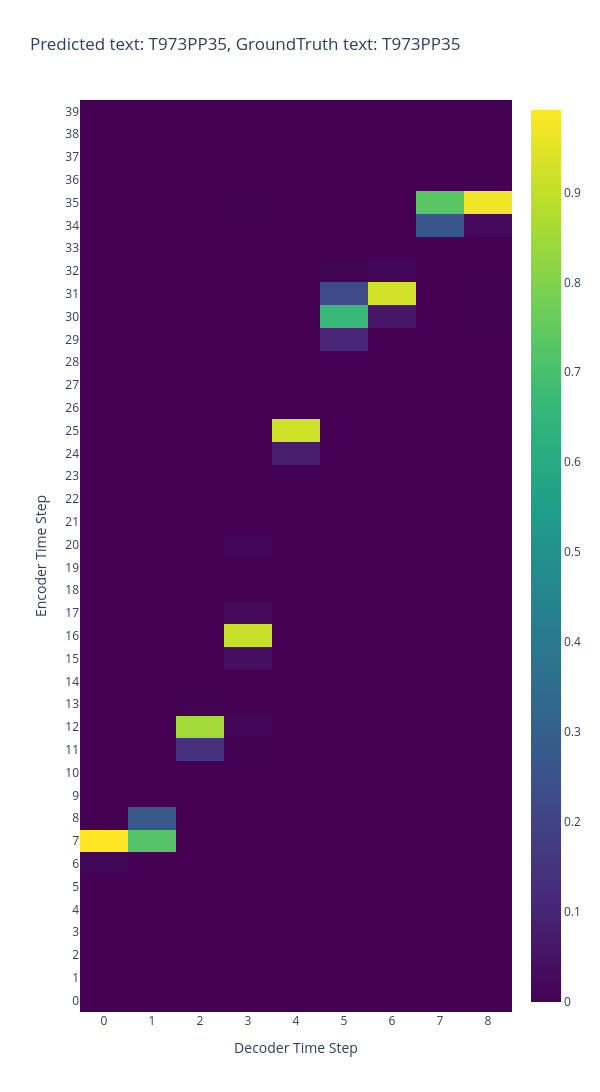
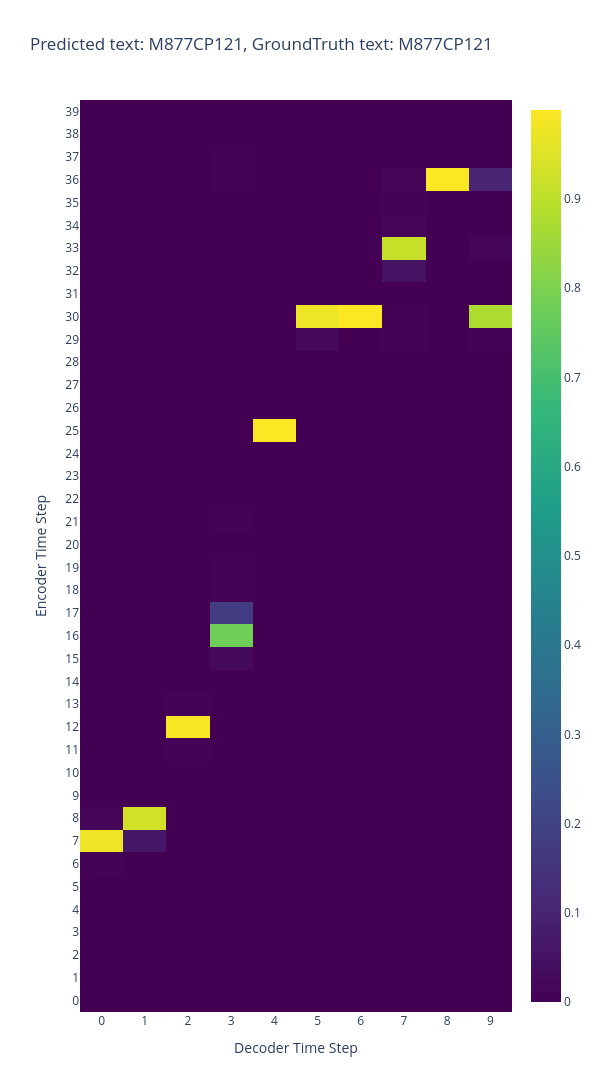
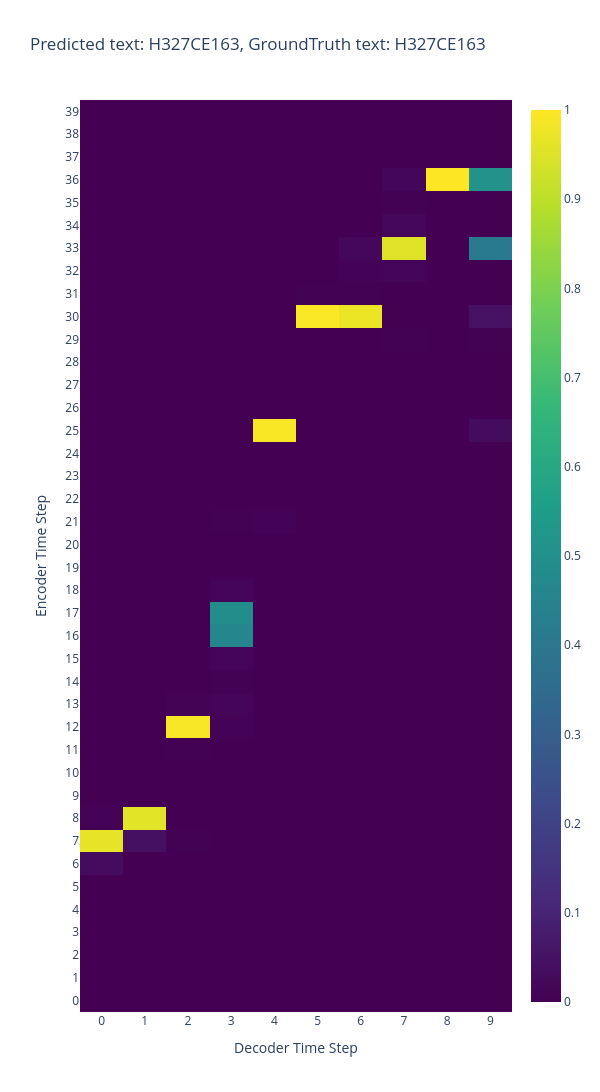
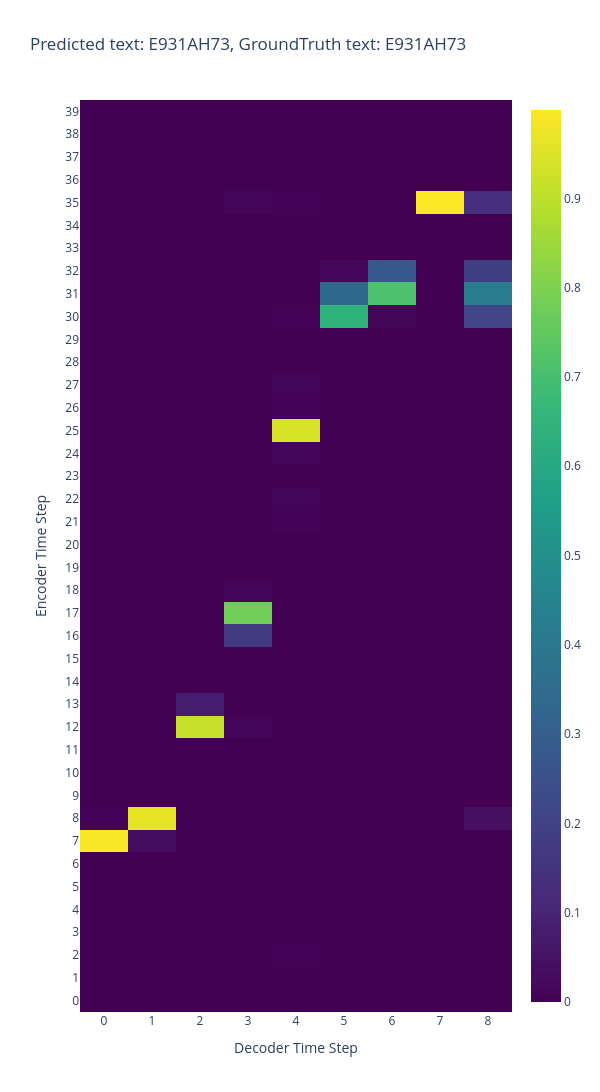

Notebook cell for these charts, in order:
### Code cell
from random import sample

for prediction_text, ground_truth_text, prediction_weights in  sample( list(zip(prediction_text_s, ground_truth_text_s, prediction_weights_s)), k=5):
    plot_attention(prediction_weights, f'Predicted text: {prediction_text}, GroundTruth text: {ground_truth_text}')

### Figure 1 — Plotly figure (JSON) as saved in the notebook; plotly's stock layout.template omitted (floating-point values rounded to 4 significant figures; data arrays with more than 128 entries replaced by an {"elided": "..."} marker saying what was removed)
{"data": [{"colorscale": [[0, "#440154"], [0.1111, "#482878"], [0.2222, "#3e4989"], [0.3333, "#31688e"], [0.4444, "#26828e"], [0.5556, "#1f9e89"], [0.6667, "#35b779"], [0.7778, "#6ece58"], [0.8889, "#b5de2b"], [1, "#fde725"]], "showscale": true, "type": "heatmap", "z": {"elided": "40x9 float values"}}], "layout": {"height": 1200, "title": {"text": "Predicted text: T973PP35, GroundTruth text: T973PP35"}, "width": 600, "xaxis": {"tickmode": "array", "ticktext": ["0", "1", "2", "3", "4", "5", "6", "7", "8"], "tickvals": [0, 1, 2, 3, 4, 5, 6, 7, 8], "title": {"text": "Decoder Time Step"}}, "yaxis": {"tickmode": "array", "ticktext": ["0", "1", "2", "3", "4", "5", "6", "7", "8", "9", "10", "11", "12", "13", "14", "15", "16", "17", "18", "19", "20", "21", "22", "23", "24", "25", "26", "27", "28", "29", "30", "31", "32", "33", "34", "35", "36", "37", "38", "39"], "tickvals": [0, 1, 2, 3, 4, 5, 6, 7, 8, 9, 10, 11, 12, 13, 14, 15, 16, 17, 18, 19, 20, 21, 22, 23, 24, 25, 26, 27, 28, 29, 30, 31, 32, 33, 34, 35, 36, 37, 38, 39], "title": {"text": "Encoder Time Step"}}}}

### Figure 2 — Plotly figure (JSON) as saved in the notebook; plotly's stock layout.template omitted (floating-point values rounded to 4 significant figures; data arrays with more than 128 entries replaced by an {"elided": "..."} marker saying what was removed)
{"data": [{"colorscale": [[0, "#440154"], [0.1111, "#482878"], [0.2222, "#3e4989"], [0.3333, "#31688e"], [0.4444, "#26828e"], [0.5556, "#1f9e89"], [0.6667, "#35b779"], [0.7778, "#6ece58"], [0.8889, "#b5de2b"], [1, "#fde725"]], "showscale": true, "type": "heatmap", "z": {"elided": "40x10 float values"}}], "layout": {"height": 1200, "title": {"text": "Predicted text: M877CP121, GroundTruth text: M877CP121"}, "width": 600, "xaxis": {"tickmode": "array", "ticktext": ["0", "1", "2", "3", "4", "5", "6", "7", "8", "9"], "tickvals": [0, 1, 2, 3, 4, 5, 6, 7, 8, 9], "title": {"text": "Decoder Time Step"}}, "yaxis": {"tickmode": "array", "ticktext": ["0", "1", "2", "3", "4", "5", "6", "7", "8", "9", "10", "11", "12", "13", "14", "15", "16", "17", "18", "19", "20", "21", "22", "23", "24", "25", "26", "27", "28", "29", "30", "31", "32", "33", "34", "35", "36", "37", "38", "39"], "tickvals": [0, 1, 2, 3, 4, 5, 6, 7, 8, 9, 10, 11, 12, 13, 14, 15, 16, 17, 18, 19, 20, 21, 22, 23, 24, 25, 26, 27, 28, 29, 30, 31, 32, 33, 34, 35, 36, 37, 38, 39], "title": {"text": "Encoder Time Step"}}}}

### Figure 3 — Plotly figure (JSON) as saved in the notebook; plotly's stock layout.template omitted (floating-point values rounded to 4 significant figures; data arrays with more than 128 entries replaced by an {"elided": "..."} marker saying what was removed)
{"data": [{"colorscale": [[0, "#440154"], [0.1111, "#482878"], [0.2222, "#3e4989"], [0.3333, "#31688e"], [0.4444, "#26828e"], [0.5556, "#1f9e89"], [0.6667, "#35b779"], [0.7778, "#6ece58"], [0.8889, "#b5de2b"], [1, "#fde725"]], "showscale": true, "type": "heatmap", "z": {"elided": "40x10 float values"}}], "layout": {"height": 1200, "title": {"text": "Predicted text: H327CE163, GroundTruth text: H327CE163"}, "width": 600, "xaxis": {"tickmode": "array", "ticktext": ["0", "1", "2", "3", "4", "5", "6", "7", "8", "9"], "tickvals": [0, 1, 2, 3, 4, 5, 6, 7, 8, 9], "title": {"text": "Decoder Time Step"}}, "yaxis": {"tickmode": "array", "ticktext": ["0", "1", "2", "3", "4", "5", "6", "7", "8", "9", "10", "11", "12", "13", "14", "15", "16", "17", "18", "19", "20", "21", "22", "23", "24", "25", "26", "27", "28", "29", "30", "31", "32", "33", "34", "35", "36", "37", "38", "39"], "tickvals": [0, 1, 2, 3, 4, 5, 6, 7, 8, 9, 10, 11, 12, 13, 14, 15, 16, 17, 18, 19, 20, 21, 22, 23, 24, 25, 26, 27, 28, 29, 30, 31, 32, 33, 34, 35, 36, 37, 38, 39], "title": {"text": "Encoder Time Step"}}}}

### Figure 4 — Plotly figure (JSON) as saved in the notebook; plotly's stock layout.template omitted (floating-point values rounded to 4 significant figures; data arrays with more than 128 entries replaced by an {"elided": "..."} marker saying what was removed)
{"data": [{"colorscale": [[0, "#440154"], [0.1111, "#482878"], [0.2222, "#3e4989"], [0.3333, "#31688e"], [0.4444, "#26828e"], [0.5556, "#1f9e89"], [0.6667, "#35b779"], [0.7778, "#6ece58"], [0.8889, "#b5de2b"], [1, "#fde725"]], "showscale": true, "type": "heatmap", "z": {"elided": "40x9 float values"}}], "layout": {"height": 1200, "title": {"text": "Predicted text: E931AH73, GroundTruth text: E931AH73"}, "width": 600, "xaxis": {"tickmode": "array", "ticktext": ["0", "1", "2", "3", "4", "5", "6", "7", "8"], "tickvals": [0, 1, 2, 3, 4, 5, 6, 7, 8], "title": {"text": "Decoder Time Step"}}, "yaxis": {"tickmode": "array", "ticktext": ["0", "1", "2", "3", "4", "5", "6", "7", "8", "9", "10", "11", "12", "13", "14", "15", "16", "17", "18", "19", "20", "21", "22", "23", "24", "25", "26", "27", "28", "29", "30", "31", "32", "33", "34", "35", "36", "37", "38", "39"], "tickvals": [0, 1, 2, 3, 4, 5, 6, 7, 8, 9, 10, 11, 12, 13, 14, 15, 16, 17, 18, 19, 20, 21, 22, 23, 24, 25, 26, 27, 28, 29, 30, 31, 32, 33, 34, 35, 36, 37, 38, 39], "title": {"text": "Encoder Time Step"}}}}
